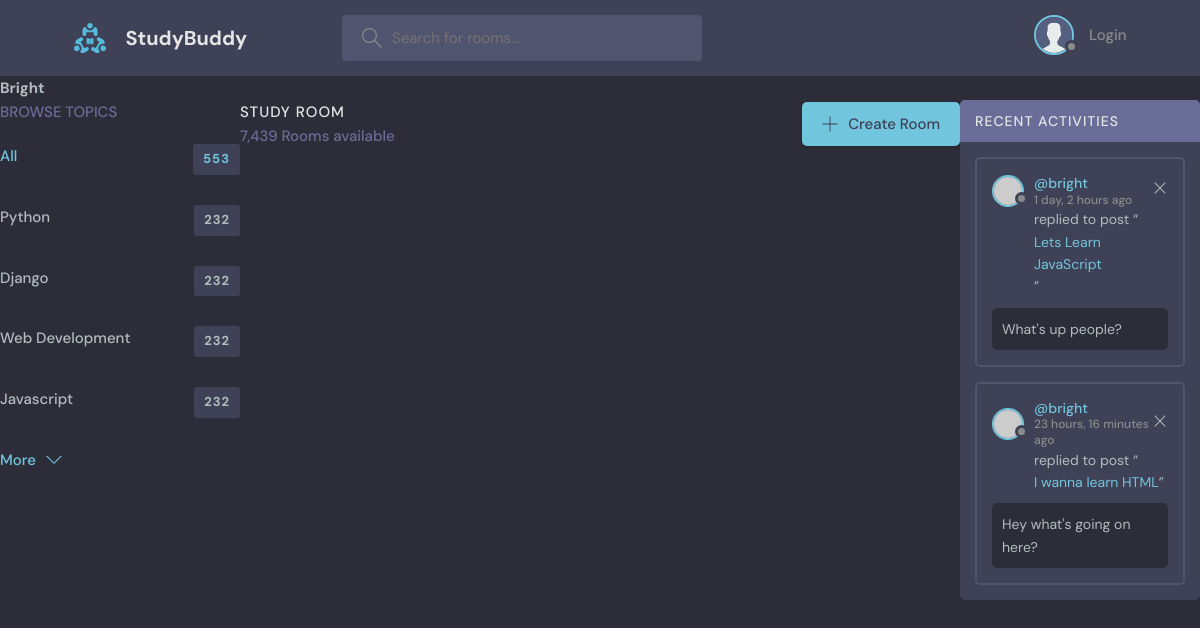
Screenshot of /profile/3/ with the database file from the repository.
### app/models.py (models this page shows, shortened)
class Topic(models.Model):
    name = models.CharField(max_length=200)

class Message(models.Model):
    user = models.ForeignKey(User, on_delete=models.CASCADE)
    room = models.ForeignKey(Room, on_delete=models.CASCADE)
    body = models.TextField()
    updated = models.DateTimeField(auto_now_add=True)
    created = models.DateTimeField(auto_now_add=True)
    def __str__(self):
        return self.body[0:50]

class Room(models.Model):
    host = models.ForeignKey(User, on_delete=models.SET_NULL, null=True)
    topic = models.ForeignKey(Topic, on_delete=models.SET_NULL, null=True)
    name = models.CharField(max_length=200, null=True, blank=True)
    description = models.TextField(null=True, blank=True)
    participants = models.ManyToManyField(User, related_name='participants', blank=True)
    updated = models.DateTimeField(auto_now_add=True)
    created = models.DateTimeField(auto_now_add=True)
    def __str__(self):
        return self.name
    class Meta:
        ordering = ['-updated', '-created']

### app/views.py (the view)
# urls.py: path('profile/<str:pk>/', views.profile, name='profile'),
def profile(request, pk):
    user = User.objects.get(id=pk)
    rooms = user.room_set.all()
    room_message = user.message_set.all()
    topics = Topic.objects.all()
    context = {'user': user, 'rooms': rooms, 'room_message': room_message, 'topics': topics}
    return render(request, 'profile.html', context)

### templates/profile.html (shortened to what this page needs)
{% extends 'main.html' %}
{% block content %}
<h3>{{user.username|title}}</h3>
<div class="profile-container">
    <div>
        {% include 'topics_component.html' %}
    </div>
    <div>
        {% include 'feed_component.html' %}
    </div>
    <div>
        {% include 'activity_component.html' %}
    </div>
</div>
{% endblock %}

### templates/topics_component.html
<div class="topics">
    <div class="topics__header">
        <h2>Browse Topics</h2>
    </div>
    <ul class="topics__list">
        <li>
            <a href="{% url 'home' %}" class="active">All <span>553</span></a>
        </li>
        {% for topic in topics %}
        <li>
            <a href="{% url 'home' %}?q={{topic.name}}">{{topic.name|title}} <span>232</span></a>
        </li>
        {% endfor %}
    </ul>
    <a class="btn btn--link" href="topics.html">
        More
        <svg version="1.1" xmlns="http://www.w3.org/2000/svg" width="32" height="32" viewBox="0 0 32 32">
            <title>chevron-down</title>
            <path d="M16 21l-13-13h-3l16 16 16-16h-3l-13 13z"></path>
        </svg>
    </a>
</div>

### templates/activity_component.html
<div class="activities">
  <div class="activities__header">
    <h2>Recent Activities</h2>
  </div>
  {% for message in room_message %}
  <div class="activities__box">
    <div class="activities__boxHeader roomListRoom__header">
      <a href="profile.html" class="roomListRoom__author">
        <div class="avatar avatar--small">
          <img src="https://randomuser.me/api/portraits/women/11.jpg" />
        </div>
        <p>
          @{{message.user}}
          <span>{{message.created|timesince}} ago</span>
        </p>
      </a>
      <div class="roomListRoom__actions">
        <a href="#">
          <svg version="1.1" xmlns="http://www.w3.org/2000/svg" width="32" height="32" viewBox="0 0 32 32">
            <title>remove</title>
            <path d="M27.314 6.019l-1.333-1.333-9.98 9.981-9.981-9.981-1.333 1.333 9.981 9.981-9.981 9.98 1.333 1.333 9.981-9.98 9.98 9.98 1.333-1.333-9.98-9.98 9.98-9.981z"></path>
          </svg>
        </a>
      </div>
    </div>
    <div class="activities__boxContent">
      <p>replied to post “<a href="{% url 'room' message.room.id %}">{{message.room}}</a>”</p>
      <div class="activities__boxRoomContent">
        {{message}}
      </div>
    </div>
  </div>
  {% endfor %}
</div>

### static/css/style.css (style rules this page uses)
:root { --color-main: #71c6dd; --color-main-light: #e1f6fb; --color-dark: #3f4156; --color-dark-medium: #51546e; --color-dark-light: #696d97; --color-light: #e5e5e5; --color-gray: #8b8b8b; --color-light-gray: #b2bdbd; --color-bg: #2d2d39; --color-success: #5dd693; --color-error: #fc4b0b; }
* { font-family: "DM Sans", -apple-system, BlinkMacSystemFont, "Segoe UI", Roboto, Oxygen, Ubuntu, Cantarell, "Open Sans", "Helvetica Neue", sans-serif; margin: 0; padding: 0; box-sizing: border-box; text-rendering: optimizeLegibility; font-size: inherit; }
html { font-size: 56.25%; }
@media only screen and (min-width: 1200px) { html { font-size: 62.5%; } }
body { line-height: 1.6; font-weight: 400; font-size: 1.5rem; color: var(--color-light-gray); background-color: var(--color-bg); min-height: 100vh; }
img { width: 100%; }
a { display: inline-block; color: var(--color-main); text-decoration: none; }
.btn { background-color: transparent; border: none; display: inline-flex; align-items: center; gap: 1rem; cursor: pointer; transition: all ease-in-out 0.3s; padding: 1rem 2rem; border-radius: 5px; box-shadow: 1px 1px 3px 1px rgba(0, 0, 0, 0.15); font-weight: 500; }
.btn--link { border-radius: 0; padding: 0; color: var(--color-main); box-shadow: none; }
.btn > svg { fill: currentColor; width: 1.6rem; height: 1.6rem; }
.avatar { position: relative; display: inline-block; border-radius: 50%; border: 2px solid var(--color-main); }
.avatar img { display: block; border-radius: 50%; object-fit: cover; object-position: center; }
.avatar::after { content: ""; display: block; position: absolute; background-color: var(--color-gray); z-index: 111; border-radius: 50%; border: 0.3rem solid var(--color-dark); }
.avatar.avatar--small img { width: 2.8rem; height: 2.8rem; }
.avatar.avatar--small:after { width: 0.7rem; height: 0.7rem; bottom: 0px; right: -6px; }
.topics__header { margin-bottom: 2rem; }
.topics__header h2 { text-transform: uppercase; font-weight: 500; color: var(--color-dark-light); }
.topics__list { list-style: none; }
.topics__list li a { display: flex; justify-content: space-between; margin-bottom: 3rem; font-weight: 500; color: var(--color-light-gray); transition: all 0.3s ease-in-out; }
.topics__list li a.active, .topics__list li a:hover { color: var(--color-main); }
.topics__list li a span { padding: 0.5rem 1rem; background-color: var(--color-dark); border-radius: 3px; font-size: 1.3rem; font-weight: 700; letter-spacing: 1px; }
.roomListRoom__header { display: flex; justify-content: space-between; align-items: center; }
.roomListRoom__author { font-weight: 500; display: flex; align-items: center; gap: 1rem; }
.roomListRoom__actions { display: flex; align-items: flex-start; gap: 1rem; position: relative; }
.roomListRoom__actions svg { fill: var(--color-main); width: 1.6rem; height: 1.6rem; }
.activities { background: var(--color-dark); border-radius: 5px; overflow: hidden; }
.activities__header h2 { background-color: var(--color-dark-light); text-transform: uppercase; font-weight: 500; padding: 1rem 1.5rem; color: var(--color-light); letter-spacing: 1px; font-size: 1.4rem; }
.activities__box { margin: 1.5rem; padding: 1.5rem; border: 2px solid var(--color-dark-medium); border-radius: 5px; }
.activities__boxHeader p { font-size: 1.4rem; line-height: 1.3; }
.activities__boxHeader p span { color: var(--color-gray); font-size: 1.2rem; display: block; }
.activities__boxContent { margin-left: 4.2rem; }
.activities__boxContent { font-size: 1.4rem; }
.activities__boxRoomContent { background: var(--color-bg); padding: 1rem; border-radius: 5px; margin-top: 1rem; margin-left: -4.2rem; }
.roomListRoom__actions svg { fill: var(--color-light-gray); }

### templates/profile.html (style rules this page uses)
.profile-container { display: grid; grid-template-columns: 1fr 3fr 1fr; }

### rows the page displays
Topic: name "Python"
Topic: name "Django"
Topic: name "Web Development"
Topic: name "Javascript"
Message: user "bright", created "1 day, 2 hours", room "Lets Learn JavaScript", body "What's up people?"
Message: user "bright", created "23 hours, 16 minutes", room "I wanna learn HTML", body "Hey what's going on here?"

### other values shown
{{ user.username|title }} "Bright"
